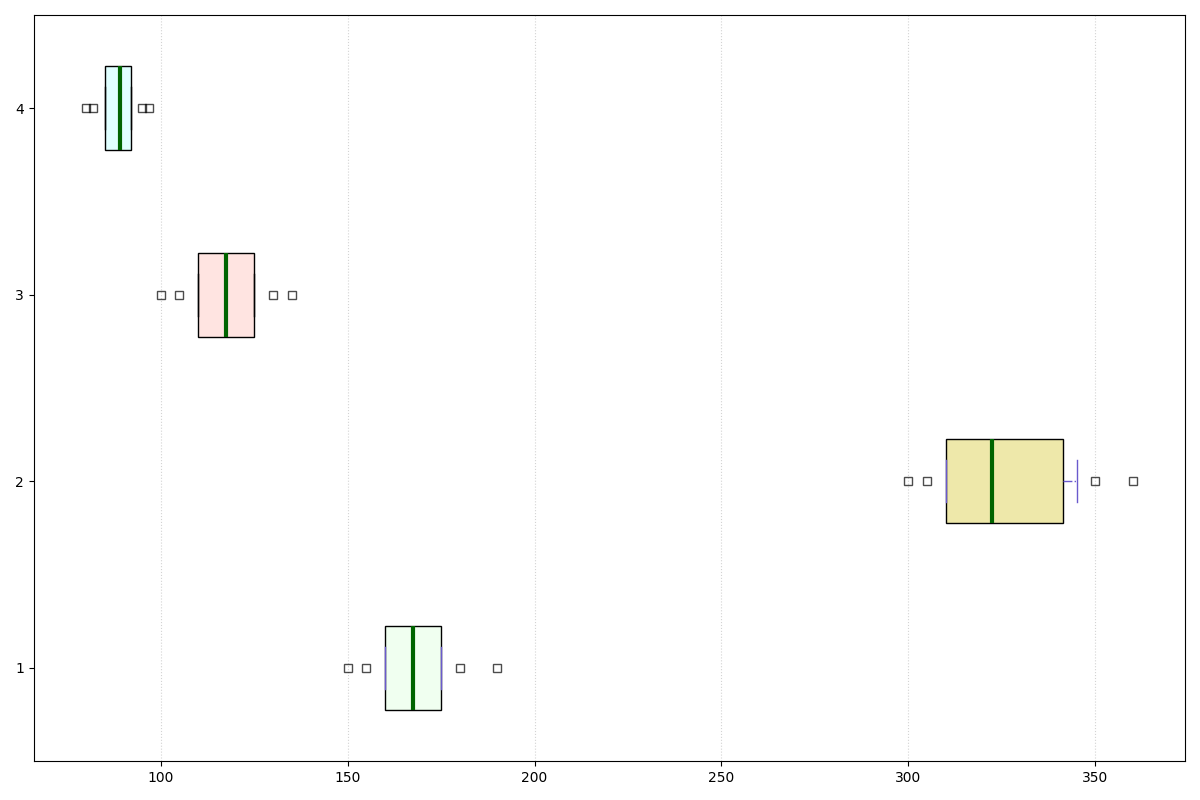

This chart was generated by the following Python code:
import matplotlib.pyplot as plt

small_families = [150, 160, 170, 155, 165, 180, 175, 160, 170, 165, 175, 190]
large_families = [300, 310, 320, 305, 315, 350, 345, 310, 330, 325, 340, 360]
single_adults = [100, 110, 115, 105, 120, 125, 110, 120, 115, 125, 130, 135]
elderly_couples = [80, 85, 90, 82, 88, 95, 92, 85, 90, 88, 92, 97]

water_usage_data = [small_families, large_families, single_adults, elderly_couples]

fig, ax = plt.subplots(figsize=(12, 8))

box = ax.boxplot(water_usage_data, vert=False, patch_artist=True, notch=False, whis=[10, 90])

# Adjusted colors list for remaining groups
adjusted_colors = ['honeydew', 'palegoldenrod', 'mistyrose', 'lightcyan']
for patch, color in zip(box['boxes'], adjusted_colors):
    patch.set_facecolor(color)

for whisker, cap, median, flier in zip(box['whiskers'], box['caps'], box['medians'], box['fliers']):
    whisker.set(color='slateblue', linewidth=1, linestyle='-.')
    cap.set(color='slateblue', linewidth=1)
    median.set(color='darkgreen', linewidth=3)
    flier.set(marker='s', color='darkorange', alpha=0.7)

ax.xaxis.grid(True, linestyle=':', color='darkgrey', alpha=0.5)

plt.tight_layout()

plt.show()
